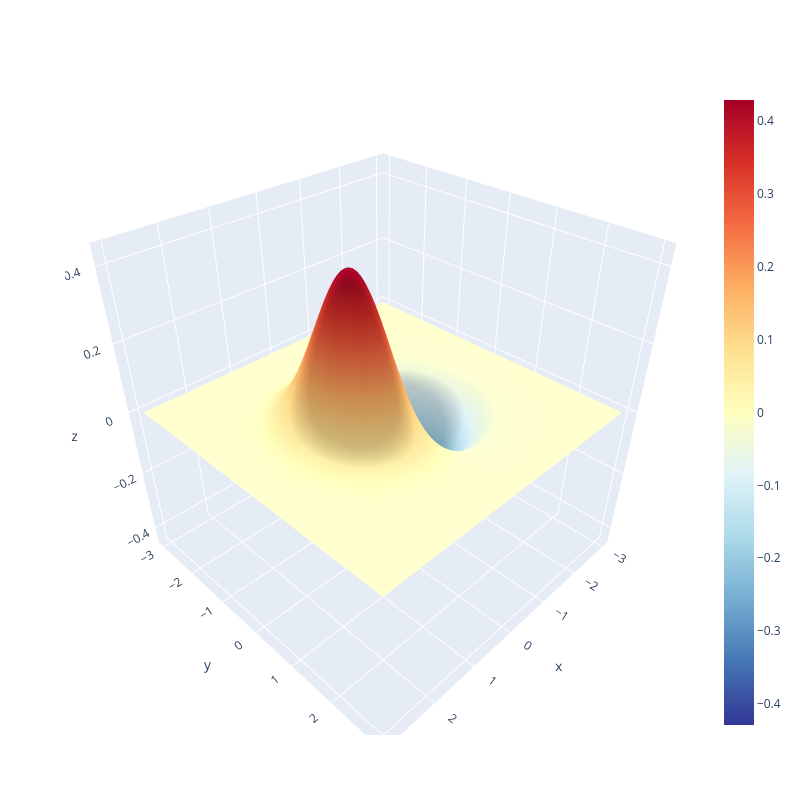

The code cell stored with this chart in its notebook:
### Code cell
import plotly.graph_objects as go
fig = go.Figure(data=[go.Surface(z=ff, x=x1_array, y=x2_array, colorscale='RdYlBu_r')])
fig.update_layout(autosize=False,
                  width=800, height=800,
                  margin=dict(l=65, r=50, b=65, t=90))
fig.show()

### Figure 1 — Plotly figure (JSON) as saved in the notebook; plotly's stock layout.template omitted (floating-point values rounded to 4 significant figures; data arrays with more than 128 entries replaced by an {"elided": "..."} marker saying what was removed)
{"data": [{"colorscale": [[0, "rgb(49,54,149)"], [0.1, "rgb(69,117,180)"], [0.2, "rgb(116,173,209)"], [0.3, "rgb(171,217,233)"], [0.4, "rgb(224,243,248)"], [0.5, "rgb(255,255,191)"], [0.6, "rgb(254,224,144)"], [0.7, "rgb(253,174,97)"], [0.8, "rgb(244,109,67)"], [0.9, "rgb(215,48,39)"], [1, "rgb(165,0,38)"]], "type": "surface", "x": {"elided": "200 float values"}, "y": {"elided": "200 float values"}, "z": {"elided": "200x200 float values"}}], "layout": {"autosize": false, "height": 800, "margin": {"b": 65, "l": 65, "r": 50, "t": 90}, "width": 800}}
